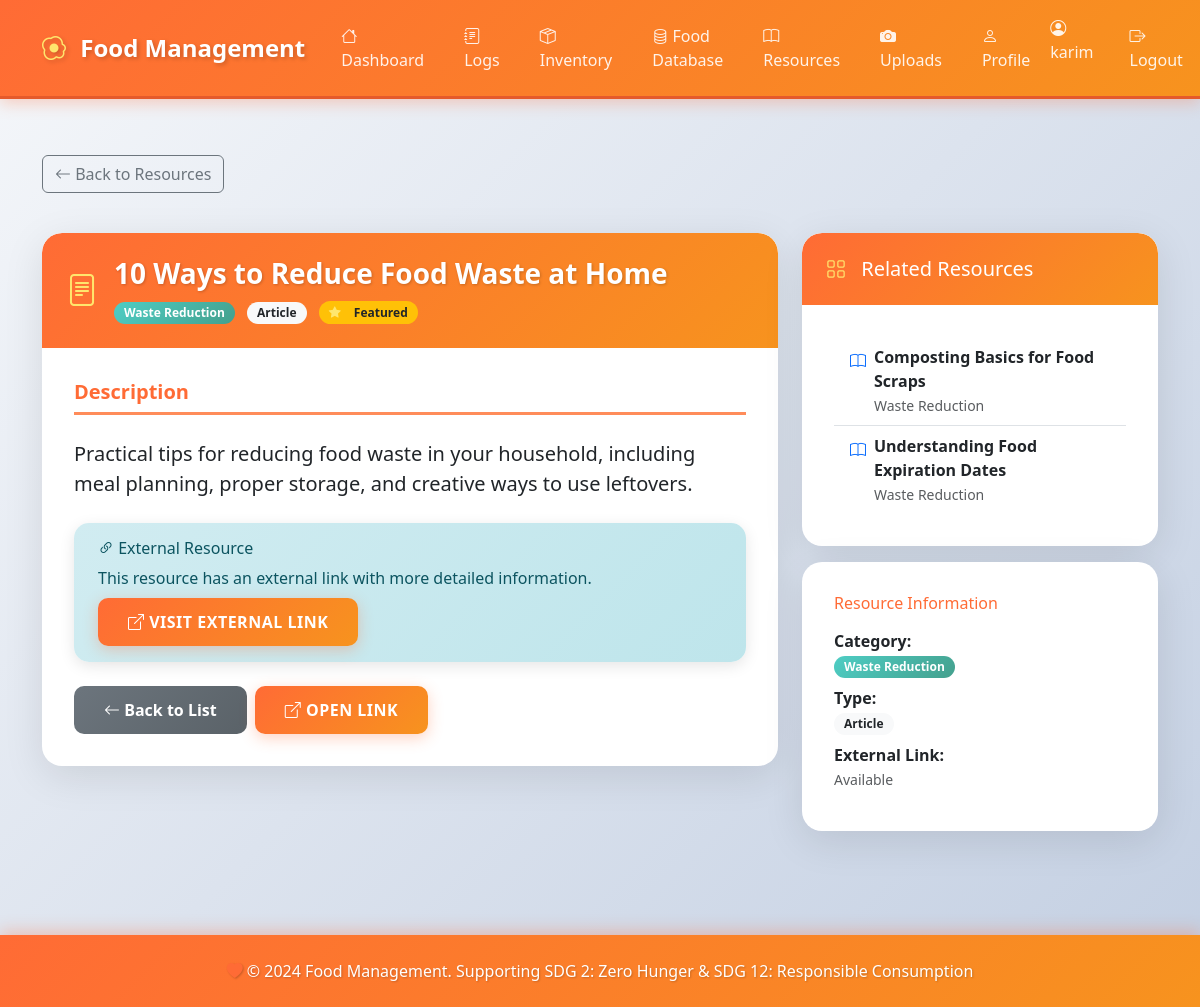
/resources/1/ (signed in), run on the app's committed database.
### resources/models.py (models this page shows, shortened)
class Resource(models.Model):
    CATEGORY_CHOICES = [
        ('waste_reduction', 'Waste Reduction'),
        ('budget_tips', 'Budget Tips'),
        ('meal_planning', 'Meal Planning'),
        ('storage_tips', 'Storage Tips'),
        ('nutrition', 'Nutrition'),
        ('sustainability', 'Sustainability'),
        ('cooking_tips', 'Cooking Tips'),
        ('preservation', 'Food Preservation'),
        ('shopping', 'Smart Shopping'),
        ('other', 'Other'),
    ]
    TYPE_CHOICES = [
        ('article', 'Article'),
        ('video', 'Video'),
        ('guide', 'Guide'),
        ('tip', 'Tip'),
        ('recipe', 'Recipe'),
        ('tool', 'Tool'),
        ('website', 'Website'),
    ]
    title = models.CharField(max_length=255, help_text="Title of the resource")
    description = models.TextField(help_text="Description of the resource")
    url = models.URLField(
        blank=True,
        null=True,
        help_text="URL to the resource (if applicable)"
    )
    category = models.CharField(
        max_length=50,
        choices=CATEGORY_CHOICES,
        help_text="Category of the resource"
    )
    resource_type = models.CharField(
        max_length=20,
        choices=TYPE_CHOICES,
        default='article',
        help_text="Type of resource"
    )
    featured = models.BooleanField(
        default=False,
        help_text="Mark as featured resource"
    )
    created_at = models.DateTimeField(auto_now_add=True)
    updated_at = models.DateTimeField(auto_now=True)
    class Meta:
        verbose_name = "Resource"
        verbose_name_plural = "Resources"
        ordering = ['-featured', 'category', 'title']
        indexes = [
            models.Index(fields=['category']),
            models.Index(fields=['resource_type']),
            models.Index(fields=['featured']),
        ]
    def get_type_icon(self):
        icons = {
            'article': 'bi-file-text',
            'video': 'bi-play-circle',
            'guide': 'bi-book',
            'tip': 'bi-lightbulb',
            'recipe': 'bi-egg-fried',
            'tool': 'bi-tools',
            'website': 'bi-globe',
        }
        return icons.get(self.resource_type, 'bi-file')

### resources/views.py (the view)
# urls.py: path('<int:pk>/', views.resource_detail, name='detail'),
@login_required
def resource_detail(request, pk):
    resource = get_object_or_404(Resource, pk=pk)
    related_resources = Resource.objects.filter(
        category=resource.category
    ).exclude(pk=resource.pk)[:5]
    context = {
        'resource': resource,
        'related_resources': related_resources,
    }
    return render(request, 'resources/detail.html', context)

### templates/resources/detail.html (shortened to what this page needs)
{% extends 'base.html' %}
{% block content %}
<div class="row mb-4">
    <div class="col-12">
        <a href="{% url 'resources:list' %}" class="btn btn-outline-secondary mb-3">
            <i class="bi bi-arrow-left"></i> Back to Resources
        </a>
    </div>
</div>
<div class="row">
    <div class="col-md-8">
        <div class="card">
            <div class="card-header text-white">
                <div class="d-flex align-items-center">
                    <i class="bi {{ resource.get_type_icon }} me-3" style="font-size: 2rem;"></i>
                    <div>
                        <h3 class="card-title mb-0">{{ resource.title }}</h3>
                        <div class="mt-2">
                            <span class="badge" style="background: var(--gradient-secondary);">
                                {{ resource.get_category_display }}
                            </span>
                            <span class="badge bg-light text-dark ms-2">
                                {{ resource.get_resource_type_display }}
                            </span>
                            {% if resource.featured %}
                            <span class="badge bg-warning text-dark ms-2">
                                <i class="bi bi-star-fill"></i> Featured
                            </span>
                            {% endif %}
                        </div>
                    </div>
                </div>
            </div>
            <div class="card-body">
                <div class="mb-4">
                    <h5 class="text-primary-custom">Description</h5>
                    <p class="lead">{{ resource.description }}</p>
                </div>
                {% if resource.url %}
                <div class="alert alert-info">
                    <h6 class="alert-heading">
                        <i class="bi bi-link-45deg"></i> External Resource
                    </h6>
                    <p class="mb-2">This resource has an external link with more detailed information.</p>
                    <a href="{{ resource.url }}" target="_blank" rel="noopener noreferrer" class="btn btn-primary">
                        <i class="bi bi-box-arrow-up-right"></i> Visit External Link
                    </a>
                </div>
                {% endif %}
                <div class="d-flex gap-2 mt-4">
                    <a href="{% url 'resources:list' %}" class="btn btn-secondary">
                        <i class="bi bi-arrow-left"></i> Back to List
                    </a>
                    {% if resource.url %}
                    <a href="{{ resource.url }}" target="_blank" rel="noopener noreferrer" class="btn btn-primary">
                        <i class="bi bi-box-arrow-up-right"></i> Open Link
                    </a>
                    {% endif %}
                </div>
            </div>
        </div>
    </div>
    <div class="col-md-4">
        <div class="card">
            <div class="card-header text-white" style="background: var(--gradient-secondary);">
                <h5 class="mb-0">
                    <i class="bi bi-grid"></i> Related Resources
                </h5>
            </div>
            <div class="card-body">
                {% if related_resources %}
                    <div class="list-group list-group-flush">
                        {% for related in related_resources %}
                        <a href="{% url 'resources:detail' related.pk %}" class="list-group-item list-group-item-action">
                            <div class="d-flex align-items-start">
                                <i class="bi {{ related.get_type_icon }} text-primary me-2 mt-1"></i>
                                <div>
                                    <strong>{{ related.title }}</strong>
                                    <br><small class="text-muted">{{ related.get_category_display }}</small>
                                </div>
                            </div>
                        </a>
                        {% endfor %}
                    </div>
                {% else %}
                    <p class="text-muted text-center py-3">No related resources found.</p>
                {% endif %}
            </div>
        </div>
        <div class="card mt-3">
            <div class="card-body">
                <h6 class="text-primary-custom">Resource Information</h6>
                <div class="mt-3">
                    <p class="mb-2">
                        <strong>Category:</strong><br>
                        <span class="badge" style="background: var(--gradient-secondary);">
                            {{ resource.get_category_display }}
                        </span>
                    </p>
                    <p class="mb-2">
                        <strong>Type:</strong><br>
                        <span class="badge bg-light text-dark">
                            {{ resource.get_resource_type_display }}
                        </span>
                    </p>
                    {% if resource.url %}
                    <p class="mb-2">
                        <strong>External Link:</strong><br>
                        <small class="text-muted">Available</small>
                    </p>
                    {% endif %}
                </div>
            </div>
        </div>
    </div>
</div>
{% endblock %}

### templates/base.html (shortened to what this page needs)
<!DOCTYPE html>
<html lang="en">
<head>
    {% load static %}
    <link href="https://cdn.jsdelivr.net/npm/bootstrap@5.3.0/dist/css/bootstrap.min.css" rel="stylesheet">
    <link rel="stylesheet" href="https://cdn.jsdelivr.net/npm/bootstrap-icons@1.11.0/font/bootstrap-icons.css">
    <link rel="stylesheet" href="{% static 'css/style.css' %}">
</head>
<body>
    {% if user.is_authenticated %}
    <nav class="navbar navbar-expand-lg navbar-dark">
        <div class="container">
            <a class="navbar-brand" href="{% url 'dashboard_placeholder' %}">
                <i class="bi bi-egg-fried"></i> Food Management
            </a>
            <div class="collapse navbar-collapse" id="navbarNav">
                <ul class="navbar-nav me-auto">
                    <li class="nav-item">
                        <a class="nav-link" href="{% url 'dashboard_placeholder' %}">
                            <i class="bi bi-house"></i> Dashboard
                        </a>
                    </li>
                    <li class="nav-item">
                        <a class="nav-link" href="{% url 'logs:list' %}">
                            <i class="bi bi-journal-text"></i> Logs
                        </a>
                    </li>
                    <li class="nav-item">
                        <a class="nav-link" href="{% url 'inventory:list' %}">
                            <i class="bi bi-box-seam"></i> Inventory
                        </a>
                    </li>
                    <li class="nav-item">
                        <a class="nav-link" href="{% url 'inventory:food_items_list' %}">
                            <i class="bi bi-database"></i> Food Database
                        </a>
                    </li>
                    <li class="nav-item">
                        <a class="nav-link" href="{% url 'resources:list' %}">
                            <i class="bi bi-book"></i> Resources
                        </a>
                    </li>
                    <li class="nav-item">
                        <a class="nav-link" href="{% url 'uploads:list' %}">
                            <i class="bi bi-camera-fill"></i> Uploads
                        </a>
                    </li>
                    <li class="nav-item">
                        <a class="nav-link" href="{% url 'accounts:profile' %}">
                            <i class="bi bi-person"></i> Profile
                        </a>
                    </li>
                </ul>
                <ul class="navbar-nav">
                    <li class="nav-item">
                        <span class="navbar-text me-3">
                            <i class="bi bi-person-circle"></i> {{ user.username }}
                        </span>
                    </li>
                    <li class="nav-item">
                        <a class="nav-link" href="{% url 'accounts:logout' %}">
                            <i class="bi bi-box-arrow-right"></i> Logout
                        </a>
                    </li>
                </ul>
            </div>
        </div>
    </nav>
    {% endif %}
    <main class="container my-4">
        {% block content %}{% endblock %}
    </main>
    <footer class="text-center py-4 mt-5">
        <div class="container">
            <p class="mb-0">
                <i class="bi bi-heart-fill" style="color: #ff6b35;"></i>
                &copy; 2024 Food Management. Supporting SDG 2: Zero Hunger & SDG 12: Responsible Consumption
            </p>
        </div>
    </footer>
</body>
</html>

### static/css/style.css (style rules this page uses)
:root { --primary-color: #ff6b35; --primary-dark: #e55a2b; --primary-light: #ff8c5a; --secondary-color: #4ecdc4; --accent-color: #ffe66d; --success-color: #95e1d3; --dark-color: #2c3e50; --light-bg: #f8f9fa; --gradient-primary: linear-gradient(135deg, #ff6b35 0%, #f7931e 100%); --gradient-secondary: linear-gradient(135deg, #4ecdc4 0%, #44a08d 100%); --gradient-success: linear-gradient(135deg, #95e1d3 0%, #6bcf9f 100%); }
* { margin: 0; padding: 0; box-sizing: border-box; }
body { min-height: 100vh; display: flex; flex-direction: column; font-family: 'Segoe UI', Tahoma, Geneva, Verdana, sans-serif; background: linear-gradient(135deg, #f5f7fa 0%, #c3cfe2 100%); background-attachment: fixed; }
.navbar { background: var(--gradient-primary) !important; box-shadow: 0 4px 15px rgba(255, 107, 53, 0.3); padding: 1rem 0; border-bottom: 3px solid var(--primary-dark); }
.navbar-brand { font-weight: 700; font-size: 1.5rem; color: white !important; text-shadow: 2px 2px 4px rgba(0, 0, 0, 0.2); transition: transform 0.3s ease; }
.navbar-brand i { color: var(--accent-color); margin-right: 8px; }
.nav-link { color: rgba(255, 255, 255, 0.9) !important; font-weight: 500; margin: 0 5px; padding: 8px 15px !important; border-radius: 8px; transition: all 0.3s ease; }
.navbar-text { color: rgba(255, 255, 255, 0.9) !important; font-weight: 500; }
main { flex: 1; padding: 2rem 0; }
.card { border: none; border-radius: 20px; box-shadow: 0 10px 40px rgba(0, 0, 0, 0.1); overflow: hidden; transition: transform 0.3s ease, box-shadow 0.3s ease; background: white; }
.card-header { background: var(--gradient-primary) !important; border: none; padding: 1.5rem; border-radius: 20px 20px 0 0 !important; }
.card-header h3 { color: white; font-weight: 700; text-shadow: 1px 1px 3px rgba(0, 0, 0, 0.2); }
.card-header i { color: var(--accent-color); margin-right: 10px; }
.card-body { padding: 2rem; }
.btn-primary { background: var(--gradient-primary); border: none; border-radius: 10px; padding: 12px 30px; font-weight: 600; text-transform: uppercase; letter-spacing: 0.5px; transition: all 0.3s ease; box-shadow: 0 4px 15px rgba(255, 107, 53, 0.3); }
.btn-secondary { background: linear-gradient(135deg, #6c757d 0%, #5a6268 100%); border: none; border-radius: 10px; padding: 12px 30px; font-weight: 600; transition: all 0.3s ease; }
.alert { border-radius: 15px; border: none; padding: 1rem 1.5rem; box-shadow: 0 4px 15px rgba(0, 0, 0, 0.1); font-weight: 500; }
.alert-info { background: linear-gradient(135deg, #d1ecf1 0%, #bee5eb 100%); color: #0c5460; }
.badge { padding: 5px 10px; border-radius: 20px; font-weight: 600; font-size: 0.75rem; }
a { color: var(--primary-color); text-decoration: none; font-weight: 500; transition: color 0.3s ease; }
.card-body h5 { color: var(--primary-color); font-weight: 700; margin-bottom: 1.5rem; padding-bottom: 0.5rem; border-bottom: 3px solid var(--primary-light); }
footer { background: var(--gradient-primary) !important; color: white; padding: 2rem 0; margin-top: 3rem; box-shadow: 0 -4px 15px rgba(255, 107, 53, 0.3); }
footer p { margin: 0; font-weight: 500; text-shadow: 1px 1px 2px rgba(0, 0, 0, 0.2); }
.card { animation: fadeIn 0.5s ease-out; }
.text-primary-custom { color: var(--primary-color) !important; }

### data on the page
Resource: title "10 Ways to Reduce Food Waste at Home", category "Waste Reduction", resource_type "Article", description "Practical tips for reducing food waste in your household, including meal planning, proper storage, and creative ways to use leftovers."
Resource: title "Composting Basics for Food Scraps", category "Waste Reduction"
Resource: title "Understanding Food Expiration Dates", category "Waste Reduction"

### other printed values
{{ user.username }} "karim"
